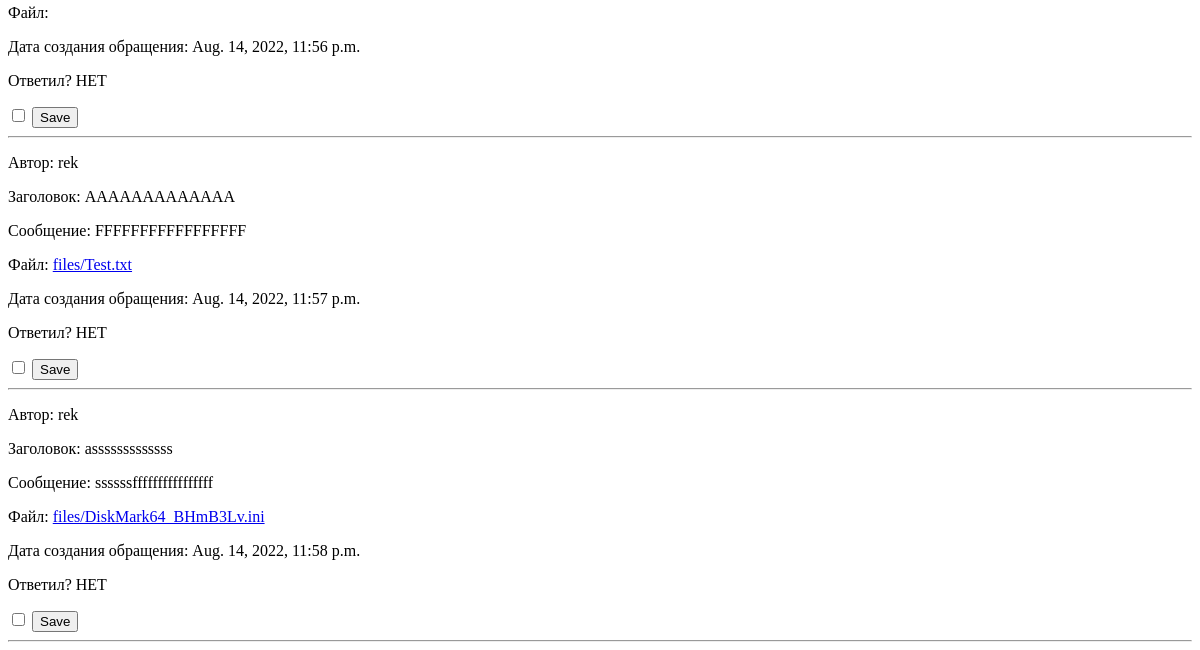
Page /feedback_list/ (signed in, lower part) on the earlier database version.
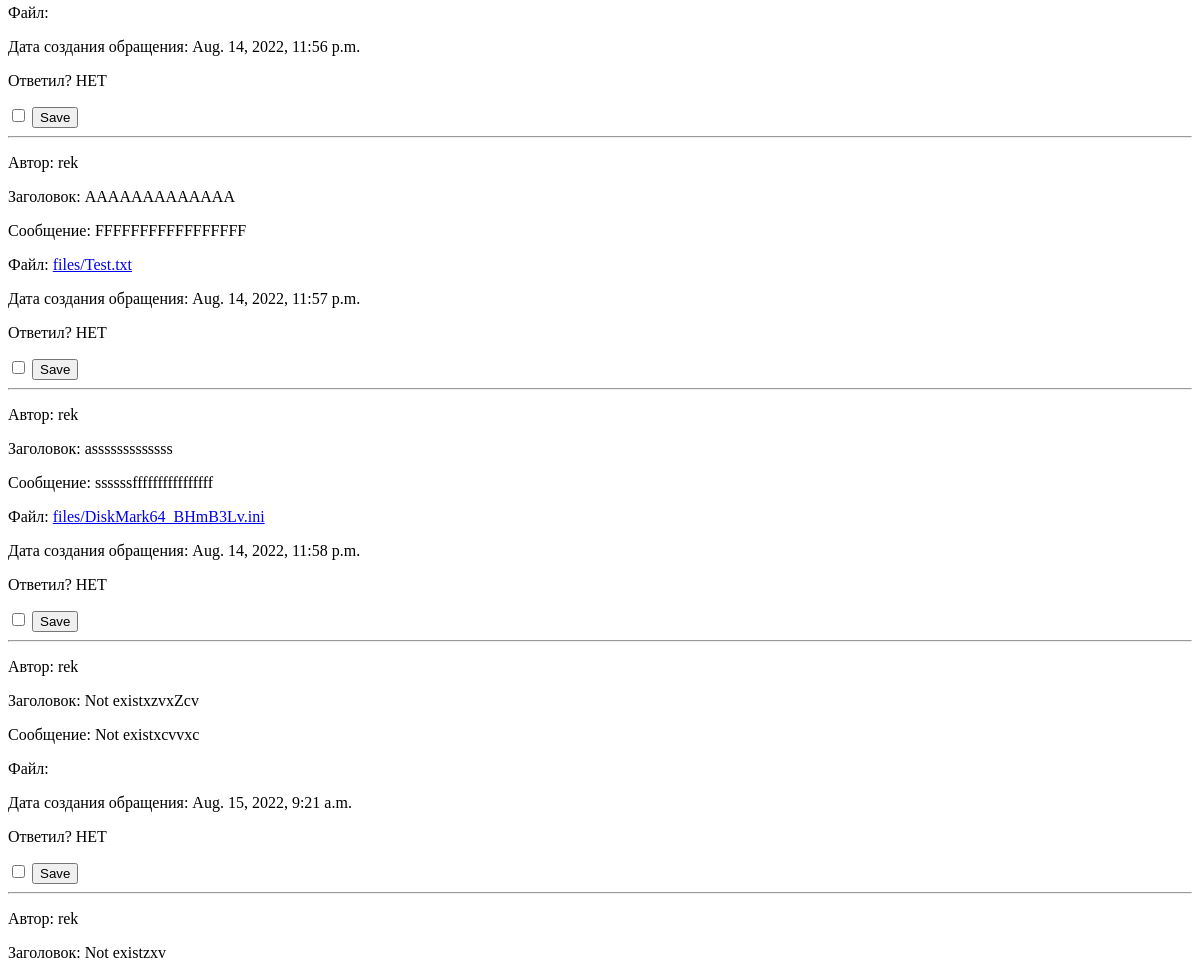
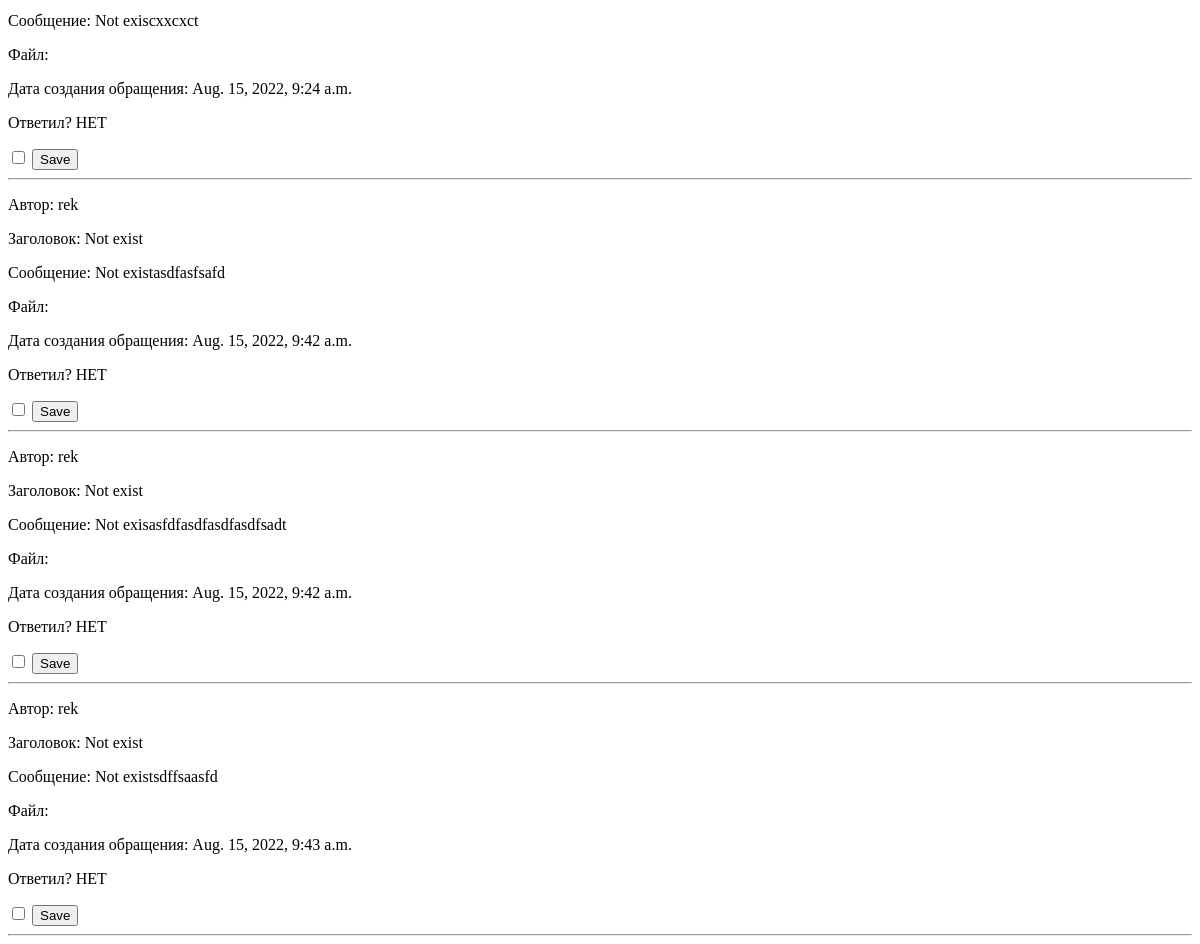
Same page on the later database version (2 pictures, top to bottom).
### core/models.py (models this page shows)
class Feedback(models.Model):
    id = models.AutoField(primary_key=True)
    title = models.CharField(max_length=350, default="Not exist")
    message = models.TextField(max_length=10000, default="Not exist")
    author = models.ForeignKey(User, on_delete=models.CASCADE, blank=True)
    isInWork = models.BooleanField(default=False)
    file = models.FileField(null=True, upload_to='files/', blank=True)
    creationTime = models.DateTimeField(auto_now=False, auto_now_add=True)

### core/views.py (the view, shortened to what this page needs)
# urls.py: path('feedback_list/', views.FeedbackListView.as_view(), name='feedback_list_page'),
class FeedbackListView(PermissionRequiredMixin, ListView):
    form_class = FeedbackCheckForm
    permission_required = ('core.view_feedback','core.change_feedback')
    template_name = "feedback_list.html"
    extra_context = {
        'form': form_class,
        'feedbackList': Feedback.objects.all(),
        }
    success_url = reverse_lazy('login_page')
    feedback = {}
    def get(self, request):
        return render(request, self.template_name, self.extra_context)

### templates/feedback_list.html (shortened to what this page needs)
{% extends 'base.html' %}
{% block content %}
    {% for feedback in feedbackList%}
</p>  Автор: {{ feedback.author}}
</p>  Заголовок: {{ feedback.title }}
</p>  Сообщение: {{ feedback.message }}
</p>  Файл: <a href="{{ MEDIA_URL }}{{ feedback.file }}">{{ feedback.file }}</a>
</p>  Дата создания обращения: {{ feedback.creationTime }}
<form method="POST">{% csrf_token %}
</p>  Ответил? {% if feedback.isInWork %} ДА {% else %} НЕТ {% endif %}
</p>{{ form.isInWork }}
<button type="submit" name="{{ feedback.id }}_button">Save</button>
</form>
<hr>
    {% endfor %}
{% endblock %}

Differences in the rows shown:
added Feedback: author "rek", title "Not existxzvxZcv", message "Not existxcvvxc", creationTime "Aug. 15, 2022, 9:21 a.m.", isInWork "НЕТ"
added Feedback: author "rek", title "Not existzxv", message "Not exiscxxcxct", creationTime "Aug. 15, 2022, 9:24 a.m.", isInWork "НЕТ"
added Feedback: author "rek", title "Not exist", message "Not existasdfasfsafd", creationTime "Aug. 15, 2022, 9:42 a.m.", isInWork "НЕТ"
added Feedback: author "rek", title "Not exist", message "Not exisasfdfasdfasdfasdfsadt", creationTime "Aug. 15, 2022, 9:42 a.m.", isInWork "НЕТ"
added Feedback: author "rek", title "Not exist", message "Not existsdffsaasfd", creationTime "Aug. 15, 2022, 9:43 a.m.", isInWork "НЕТ"
